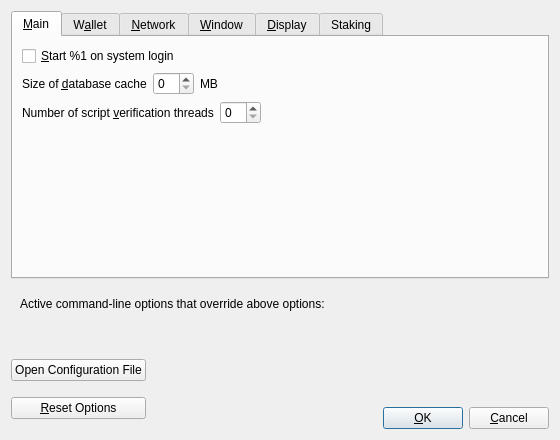
<?xml version="1.0" encoding="UTF-8"?>
<ui version="4.0">
 <class>OptionsDialog</class>
 <widget class="QDialog" name="OptionsDialog">
  <property name="geometry">
   <rect>
    <x>0</x>
    <y>0</y>
    <width>560</width>
    <height>440</height>
   </rect>
  </property>
  <property name="windowTitle">
   <string>Options</string>
  </property>
  <property name="modal">
   <bool>true</bool>
  </property>
  <layout class="QVBoxLayout" name="verticalLayout">
   <item>
    <widget class="QTabWidget" name="tabWidget">
     <property name="currentIndex">
      <number>0</number>
     </property>
     <widget class="QWidget" name="tabMain">
      <attribute name="title">
       <string>&amp;Main</string>
      </attribute>
      <layout class="QVBoxLayout" name="verticalLayout_Main">
       <item>
        <widget class="QCheckBox" name="bitcoinAtStartup">
         <property name="toolTip">
          <string>Automatically start %1 after logging in to the system.</string>
         </property>
         <property name="text">
          <string>&amp;Start %1 on system login</string>
         </property>
        </widget>
       </item>
       <item>
        <layout class="QHBoxLayout" name="horizontalLayout_2_Main">
         <item>
          <widget class="QLabel" name="databaseCacheLabel">
           <property name="text">
            <string>Size of &amp;database cache</string>
           </property>
           <property name="textFormat">
            <enum>Qt::PlainText</enum>
           </property>
           <property name="buddy">
            <cstring>databaseCache</cstring>
           </property>
          </widget>
         </item>
         <item>
          <widget class="QSpinBox" name="databaseCache"/>
         </item>
         <item>
          <widget class="QLabel" name="databaseCacheUnitLabel">
           <property name="text">
            <string>MB</string>
           </property>
           <property name="textFormat">
            <enum>Qt::PlainText</enum>
           </property>
          </widget>
         </item>
         <item>
          <spacer name="horizontalSpacer_2_Main">
           <property name="orientation">
            <enum>Qt::Horizontal</enum>
           </property>
           <property name="sizeHint" stdset="0">
            <size>
             <width>40</width>
             <height>20</height>
            </size>
           </property>
          </spacer>
         </item>
        </layout>
       </item>
       <item>
        <layout class="QHBoxLayout" name="horizontalLayout_3_Main">
         <item>
          <widget class="QLabel" name="threadsScriptVerifLabel">
           <property name="text">
            <string>Number of script &amp;verification threads</string>
           </property>
           <property name="textFormat">
            <enum>Qt::PlainText</enum>
           </property>
           <property name="buddy">
            <cstring>threadsScriptVerif</cstring>
           </property>
          </widget>
         </item>
         <item>
          <widget class="QSpinBox" name="threadsScriptVerif">
           <property name="toolTip">
            <string>(0 = auto, &lt;0 = leave that many cores free)</string>
           </property>
          </widget>
         </item>
         <item>
          <spacer name="horizontalSpacer_3_Main">
           <property name="orientation">
            <enum>Qt::Horizontal</enum>
           </property>
           <property name="sizeHint" stdset="0">
            <size>
             <width>40</width>
             <height>20</height>
            </size>
           </property>
          </spacer>
         </item>
        </layout>
       </item>
       <item>
        <spacer name="verticalSpacer_Main">
         <property name="orientation">
          <enum>Qt::Vertical</enum>
         </property>
         <property name="sizeHint" stdset="0">
          <size>
           <width>20</width>
           <height>40</height>
          </size>
         </property>
        </spacer>
       </item>
      </layout>
     </widget>
     <widget class="QWidget" name="tabWallet">
      <attribute name="title">
       <string>W&amp;allet</string>
      </attribute>
      <layout class="QVBoxLayout" name="verticalLayout_Wallet">
       <item>
        <widget class="QGroupBox" name="groupBox">
         <property name="title">
          <string>Expert</string>
         </property>
         <layout class="QVBoxLayout" name="verticalLayout_2">
          <item>
           <widget class="QCheckBox" name="coinControlFeatures">
            <property name="toolTip">
             <string>Whether to show coin control features or not.</string>
            </property>
            <property name="text">
             <string>Enable coin &amp;control features</string>
            </property>
           </widget>
          </item>
          <item>
           <widget class="QCheckBox" name="spendZeroConfChange">
            <property name="toolTip">
             <string>If you disable the spending of unconfirmed change, the change from a transaction cannot be used until that transaction has at least one confirmation. This also affects how your balance is computed.</string>
            </property>
            <property name="text">
             <string>&amp;Spend unconfirmed change</string>
            </property>
           </widget>
          </item>
          <item>
           <widget class="QCheckBox" name="showIncomingStakeNotifications">
            <property name="toolTip">
             <string>Display notification dialog for incoming stake transactions.</string>
            </property>
            <property name="text">
             <string>&amp;Show incoming stake notifications</string>
            </property>
           </widget>
          </item>
         </layout>
        </widget>
       </item>
       <item>
        <spacer name="verticalSpacer_Wallet">
         <property name="orientation">
          <enum>Qt::Vertical</enum>
         </property>
         <property name="sizeHint" stdset="0">
          <size>
           <width>20</width>
           <height>40</height>
          </size>
         </property>
        </spacer>
       </item>
      </layout>
     </widget>
     <widget class="QWidget" name="tabNetwork">
      <attribute name="title">
       <string>&amp;Network</string>
      </attribute>
      <layout class="QVBoxLayout" name="verticalLayout_Network">
       <item>
        <widget class="QCheckBox" name="mapPortUpnp">
         <property name="toolTip">
          <string>Automatically open the Qubnet client port on the router. This only works when your router supports UPnP and it is enabled.</string>
         </property>
         <property name="text">
          <string>Map port using &amp;UPnP</string>
         </property>
        </widget>
       </item>
       <item>
        <widget class="QCheckBox" name="allowIncoming">
         <property name="toolTip">
          <string>Accept connections from outside.</string>
         </property>
         <property name="text">
          <string>Allow incomin&amp;g connections</string>
         </property>
        </widget>
       </item>
       <item>
        <widget class="QCheckBox" name="connectSocks">
         <property name="toolTip">
          <string>Connect to the Qubnet network through a SOCKS5 proxy.</string>
         </property>
         <property name="text">
          <string>&amp;Connect through SOCKS5 proxy (default proxy):</string>
         </property>
        </widget>
       </item>
       <item>
        <layout class="QHBoxLayout" name="horizontalLayout_1_Network">
         <item>
          <widget class="QLabel" name="proxyIpLabel">
           <property name="text">
            <string>Proxy &amp;IP:</string>
           </property>
           <property name="textFormat">
            <enum>Qt::PlainText</enum>
           </property>
           <property name="buddy">
            <cstring>proxyIp</cstring>
           </property>
          </widget>
         </item>
         <item>
          <widget class="QValidatedLineEdit" name="proxyIp">
           <property name="minimumSize">
            <size>
             <width>140</width>
             <height>0</height>
            </size>
           </property>
           <property name="maximumSize">
            <size>
             <width>140</width>
             <height>16777215</height>
            </size>
           </property>
           <property name="toolTip">
            <string>IP address of the proxy (e.g. IPv4: 127.0.0.1 / IPv6: ::1)</string>
           </property>
          </widget>
         </item>
         <item>
          <widget class="QLabel" name="proxyPortLabel">
           <property name="text">
            <string>&amp;Port:</string>
           </property>
           <property name="textFormat">
            <enum>Qt::PlainText</enum>
           </property>
           <property name="buddy">
            <cstring>proxyPort</cstring>
           </property>
          </widget>
         </item>
         <item>
          <widget class="QLineEdit" name="proxyPort">
           <property name="minimumSize">
            <size>
             <width>55</width>
             <height>0</height>
            </size>
           </property>
           <property name="maximumSize">
            <size>
             <width>55</width>
             <height>16777215</height>
            </size>
           </property>
           <property name="toolTip">
            <string>Port of the proxy (e.g. 9050)</string>
           </property>
          </widget>
         </item>
         <item>
          <spacer name="horizontalSpacer_1_Network">
           <property name="orientation">
            <enum>Qt::Horizontal</enum>
           </property>
           <property name="sizeHint" stdset="0">
            <size>
             <width>40</width>
             <height>20</height>
            </size>
           </property>
          </spacer>
         </item>
        </layout>
       </item>
       <item>
        <layout class="QHBoxLayout" name="horizontalLayout_2_Network">
         <item>
          <widget class="QLabel" name="proxyActiveNets">
           <property name="text">
            <string>Used for reaching peers via:</string>
           </property>
           <property name="textFormat">
            <enum>Qt::PlainText</enum>
           </property>
          </widget>
         </item>
         <item>
          <widget class="QCheckBox" name="proxyReachIPv4">
           <property name="enabled">
            <bool>false</bool>
           </property>
           <property name="toolTip">
            <string>Shows if the supplied default SOCKS5 proxy is used to reach peers via this network type.</string>
           </property>
           <property name="text">
            <string/>
           </property>
          </widget>
         </item>
         <item>
          <widget class="QLabel" name="proxyReachIPv4Label">
           <property name="text">
            <string>IPv4</string>
           </property>
           <property name="textFormat">
            <enum>Qt::PlainText</enum>
           </property>
          </widget>
         </item>
         <item>
          <widget class="QCheckBox" name="proxyReachIPv6">
           <property name="enabled">
            <bool>false</bool>
           </property>
           <property name="toolTip">
            <string>Shows if the supplied default SOCKS5 proxy is used to reach peers via this network type.</string>
           </property>
           <property name="text">
            <string/>
           </property>
          </widget>
         </item>
         <item>
          <widget class="QLabel" name="proxyReachIPv6Label">
           <property name="text">
            <string>IPv6</string>
           </property>
           <property name="textFormat">
            <enum>Qt::PlainText</enum>
           </property>
          </widget>
         </item>
         <item>
          <widget class="QCheckBox" name="proxyReachTor">
           <property name="enabled">
            <bool>false</bool>
           </property>
           <property name="toolTip">
            <string>Shows if the supplied default SOCKS5 proxy is used to reach peers via this network type.</string>
           </property>
           <property name="text">
            <string/>
           </property>
          </widget>
         </item>
         <item>
          <widget class="QLabel" name="proxyReachTorLabel">
           <property name="text">
            <string>Tor</string>
           </property>
           <property name="textFormat">
            <enum>Qt::PlainText</enum>
           </property>
          </widget>
         </item>
         <item>
          <spacer name="horizontalSpacer_2_Network">
           <property name="orientation">
            <enum>Qt::Horizontal</enum>
           </property>
           <property name="sizeHint" stdset="0">
            <size>
             <width>40</width>
             <height>20</height>
            </size>
           </property>
          </spacer>
         </item>
        </layout>
       </item>
       <item>
        <widget class="QCheckBox" name="connectSocksTor">
         <property name="toolTip">
          <string>Connect to the Qubnet network through a separate SOCKS5 proxy for Tor hidden services.</string>
         </property>
         <property name="text">
          <string>Use separate SOCKS&amp;5 proxy to reach peers via Tor hidden services:</string>
         </property>
        </widget>
       </item>
       <item>
        <layout class="QHBoxLayout" name="horizontalLayout_3_Network">
         <item>
          <widget class="QLabel" name="proxyIpTorLabel">
           <property name="text">
            <string>Proxy &amp;IP:</string>
           </property>
           <property name="textFormat">
            <enum>Qt::PlainText</enum>
           </property>
           <property name="buddy">
            <cstring>proxyIpTor</cstring>
           </property>
          </widget>
         </item>
         <item>
          <widget class="QValidatedLineEdit" name="proxyIpTor">
           <property name="minimumSize">
            <size>
             <width>140</width>
             <height>0</height>
            </size>
           </property>
           <property name="maximumSize">
            <size>
             <width>140</width>
             <height>16777215</height>
            </size>
           </property>
           <property name="toolTip">
            <string>IP address of the proxy (e.g. IPv4: 127.0.0.1 / IPv6: ::1)</string>
           </property>
          </widget>
         </item>
         <item>
          <widget class="QLabel" name="proxyPortTorLabel">
           <property name="text">
            <string>&amp;Port:</string>
           </property>
           <property name="textFormat">
            <enum>Qt::PlainText</enum>
           </property>
           <property name="buddy">
            <cstring>proxyPortTor</cstring>
           </property>
          </widget>
         </item>
         <item>
          <widget class="QLineEdit" name="proxyPortTor">
           <property name="minimumSize">
            <size>
             <width>55</width>
             <height>0</height>
            </size>
           </property>
           <property name="maximumSize">
            <size>
             <width>55</width>
             <height>16777215</height>
            </size>
           </property>
           <property name="toolTip">
            <string>Port of the proxy (e.g. 9050)</string>
           </property>
          </widget>
         </item>
         <item>
          <spacer name="horizontalSpacer_4_Network">
           <property name="orientation">
            <enum>Qt::Horizontal</enum>
           </property>
           <property name="sizeHint" stdset="0">
            <size>
             <width>40</width>
             <height>20</height>
            </size>
           </property>
          </spacer>
         </item>
        </layout>
       </item>
       <item>
        <spacer name="verticalSpacer_Network">
         <property name="orientation">
          <enum>Qt::Vertical</enum>
         </property>
         <property name="sizeHint" stdset="0">
          <size>
           <width>20</width>
           <height>40</height>
          </size>
         </property>
        </spacer>
       </item>
      </layout>
     </widget>
     <widget class="QWidget" name="tabWindow">
      <attribute name="title">
       <string>&amp;Window</string>
      </attribute>
      <layout class="QVBoxLayout" name="verticalLayout_Window">
       <item>
        <widget class="QCheckBox" name="hideTrayIcon">
         <property name="toolTip">
          <string>Hide the icon from the system tray.</string>
         </property>
         <property name="text">
          <string>&amp;Hide tray icon</string>
         </property>
        </widget>
       </item>
       <item>
        <widget class="QCheckBox" name="minimizeToTray">
         <property name="toolTip">
          <string>Show only a tray icon after minimizing the window.</string>
         </property>
         <property name="text">
          <string>&amp;Minimize to the tray instead of the taskbar</string>
         </property>
        </widget>
       </item>
       <item>
        <widget class="QCheckBox" name="minimizeOnClose">
         <property name="toolTip">
          <string>Minimize instead of exit the application when the window is closed. When this option is enabled, the application will be closed only after selecting Exit in the menu.</string>
         </property>
         <property name="text">
          <string>M&amp;inimize on close</string>
         </property>
        </widget>
       </item>
       <item>
        <spacer name="verticalSpacer_Window">
         <property name="orientation">
          <enum>Qt::Vertical</enum>
         </property>
         <property name="sizeHint" stdset="0">
          <size>
           <width>20</width>
           <height>40</height>
          </size>
         </property>
        </spacer>
       </item>
      </layout>
     </widget>
     <widget class="QWidget" name="tabDisplay">
      <attribute name="title">
       <string>&amp;Display</string>
      </attribute>
      <layout class="QVBoxLayout" name="verticalLayout_Display">
       <item>
        <layout class="QHBoxLayout" name="horizontalLayout_1_Display">
         <item>
          <widget class="QLabel" name="langLabel">
           <property name="text">
            <string>User Interface &amp;language:</string>
           </property>
           <property name="textFormat">
            <enum>Qt::PlainText</enum>
           </property>
           <property name="buddy">
            <cstring>lang</cstring>
           </property>
          </widget>
         </item>
         <item>
          <widget class="QValueComboBox" name="lang">
           <property name="toolTip">
            <string>The user interface language can be set here. This setting will take effect after restarting %1.</string>
           </property>
          </widget>
         </item>
        </layout>
       </item>
       <item>
        <layout class="QHBoxLayout" name="horizontalLayout_2_Display">
         <item>
          <widget class="QLabel" name="unitLabel">
           <property name="text">
            <string>&amp;Unit to show amounts in:</string>
           </property>
           <property name="textFormat">
            <enum>Qt::PlainText</enum>
           </property>
           <property name="buddy">
            <cstring>unit</cstring>
           </property>
          </widget>
         </item>
         <item>
          <widget class="QValueComboBox" name="unit">
           <property name="toolTip">
            <string>Choose the default subdivision unit to show in the interface and when sending coins.</string>
           </property>
          </widget>
         </item>
        </layout>
       </item>
       <item>
        <layout class="QHBoxLayout" name="horizontalLayout_3_Display">
         <item>
          <widget class="QLabel" name="thirdPartyTxUrlsLabel">
           <property name="toolTip">
            <string>Third party URLs (e.g. a block explorer) that appear in the transactions tab as context menu items. %s in the URL is replaced by transaction hash. Multiple URLs are separated by vertical bar |.</string>
           </property>
           <property name="text">
            <string>&amp;Third party transaction URLs</string>
           </property>
           <property name="buddy">
            <cstring>thirdPartyTxUrls</cstring>
           </property>
          </widget>
         </item>
         <item>
          <widget class="QLineEdit" name="thirdPartyTxUrls">
           <property name="toolTip">
            <string>Third party URLs (e.g. a block explorer) that appear in the transactions tab as context menu items. %s in the URL is replaced by transaction hash. Multiple URLs are separated by vertical bar |.</string>
           </property>
          </widget>
         </item>
        </layout>
       </item>
       <item>
        <spacer name="verticalSpacer_Display">
         <property name="orientation">
          <enum>Qt::Vertical</enum>
         </property>
         <property name="sizeHint" stdset="0">
          <size>
           <width>20</width>
           <height>40</height>
          </size>
         </property>
        </spacer>
       </item>
      </layout>
     </widget>
     <widget class="QWidget" name="tab">
      <attribute name="title">
       <string>Staking</string>
      </attribute>
      <layout class="QGridLayout" name="gridLayout">
       <item row="0" column="0">
        <layout class="QFormLayout" name="formLayout">
         <item row="0" column="0">
          <widget class="QLabel" name="reserveBalanceLabel">
           <property name="text">
            <string>Reserve Balance</string>
           </property>
          </widget>
         </item>
         <item row="0" column="1">
          <widget class="BitcoinAmountField" name="reserveBalanceAmount">
           <property name="maximumSize">
            <size>
             <width>250</width>
             <height>16777215</height>
            </size>
           </property>
          </widget>
         </item>
        </layout>
       </item>
      </layout>
     </widget>
    </widget>
   </item>
   <item>
    <widget class="QFrame" name="frame">
     <layout class="QVBoxLayout" name="verticalLayout_Bottom">
      <item>
       <layout class="QHBoxLayout" name="horizontalLayout_Bottom">
        <item>
         <widget class="QLabel" name="overriddenByCommandLineInfoLabel">
          <property name="text">
           <string>Active command-line options that override above options:</string>
          </property>
          <property name="textFormat">
           <enum>Qt::PlainText</enum>
          </property>
         </widget>
        </item>
        <item>
         <spacer name="horizontalSpacer_Bottom">
          <property name="orientation">
           <enum>Qt::Horizontal</enum>
          </property>
          <property name="sizeHint" stdset="0">
           <size>
            <width>40</width>
            <height>20</height>
           </size>
          </property>
         </spacer>
        </item>
       </layout>
      </item>
      <item>
       <widget class="QLabel" name="overriddenByCommandLineLabel">
        <property name="text">
         <string/>
        </property>
        <property name="textFormat">
         <enum>Qt::PlainText</enum>
        </property>
        <property name="wordWrap">
         <bool>true</bool>
        </property>
       </widget>
      </item>
     </layout>
    </widget>
   </item>
   <item>
    <layout class="QHBoxLayout" name="horizontalLayout_Buttons">
     <item>
      <layout class="QVBoxLayout" name="verticalLayout_Buttons">
       <item>
        <widget class="QPushButton" name="openBitcoinConfButton">
         <property name="toolTip">
          <string>Open the %1 configuration file from the working directory.</string>
         </property>
         <property name="text">
          <string>Open Configuration File</string>
         </property>
         <property name="autoDefault">
          <bool>false</bool>
         </property>
        </widget>
       </item>
       <item>
        <widget class="QPushButton" name="resetButton">
         <property name="toolTip">
          <string>Reset all client options to default.</string>
         </property>
         <property name="text">
          <string>&amp;Reset Options</string>
         </property>
         <property name="autoDefault">
          <bool>false</bool>
         </property>
        </widget>
       </item>
      </layout>
     </item>
     <item>
      <spacer name="horizontalSpacer_1">
       <property name="orientation">
        <enum>Qt::Horizontal</enum>
       </property>
       <property name="sizeHint" stdset="0">
        <size>
         <width>40</width>
         <height>48</height>
        </size>
       </property>
      </spacer>
     </item>
     <item>
      <widget class="QLabel" name="statusLabel">
       <property name="minimumSize">
        <size>
         <width>200</width>
         <height>0</height>
        </size>
       </property>
       <property name="font">
        <font>
         <weight>75</weight>
         <bold>true</bold>
        </font>
       </property>
       <property name="text">
        <string/>
       </property>
       <property name="textFormat">
        <enum>Qt::PlainText</enum>
       </property>
       <property name="wordWrap">
        <bool>true</bool>
       </property>
      </widget>
     </item>
     <item>
      <spacer name="horizontalSpacer_2">
       <property name="orientation">
        <enum>Qt::Horizontal</enum>
       </property>
       <property name="sizeHint" stdset="0">
        <size>
         <width>40</width>
         <height>48</height>
        </size>
       </property>
      </spacer>
     </item>
     <item>
      <layout class="QVBoxLayout" name="verticalLayout_4">
       <item>
        <spacer name="verticalSpacer">
         <property name="orientation">
          <enum>Qt::Vertical</enum>
         </property>
         <property name="sizeHint" stdset="0">
          <size>
           <width>20</width>
           <height>40</height>
          </size>
         </property>
        </spacer>
       </item>
       <item>
        <layout class="QHBoxLayout" name="horizontalLayout">
         <item>
          <widget class="QPushButton" name="okButton">
           <property name="text">
            <string>&amp;OK</string>
           </property>
           <property name="autoDefault">
            <bool>false</bool>
           </property>
           <property name="default">
            <bool>true</bool>
           </property>
          </widget>
         </item>
         <item>
          <widget class="QPushButton" name="cancelButton">
           <property name="text">
            <string>&amp;Cancel</string>
           </property>
           <property name="autoDefault">
            <bool>false</bool>
           </property>
          </widget>
         </item>
        </layout>
       </item>
      </layout>
     </item>
    </layout>
   </item>
  </layout>
 </widget>
 <customwidgets>
  <customwidget>
   <class>QValidatedLineEdit</class>
   <extends>QLineEdit</extends>
   <header>qt/qvalidatedlineedit.h</header>
  </customwidget>
  <customwidget>
   <class>QValueComboBox</class>
   <extends>QComboBox</extends>
   <header>qt/qvaluecombobox.h</header>
  </customwidget>
  <customwidget>
   <class>BitcoinAmountField</class>
   <extends>QLineEdit</extends>
   <header>qt/bitcoinamountfield.h</header>
   <container>1</container>
  </customwidget>
 </customwidgets>
 <resources/>
 <connections/>
</ui>
